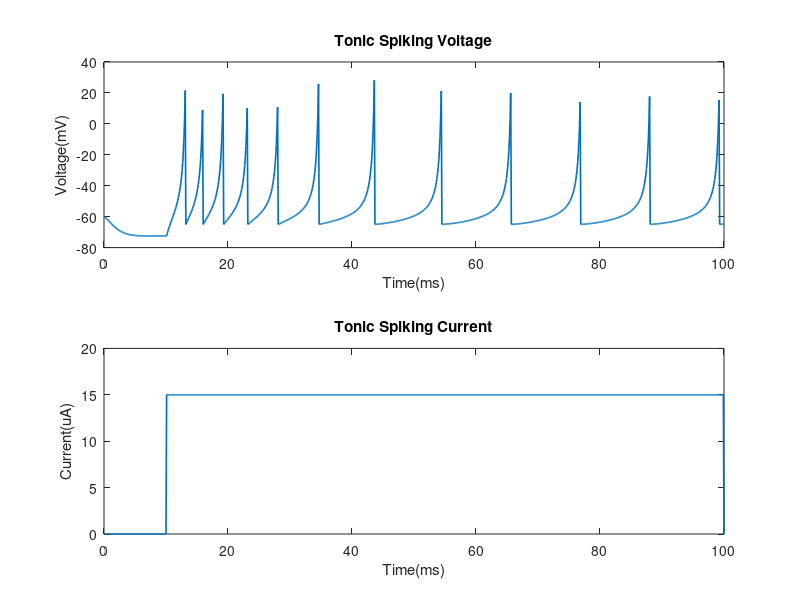
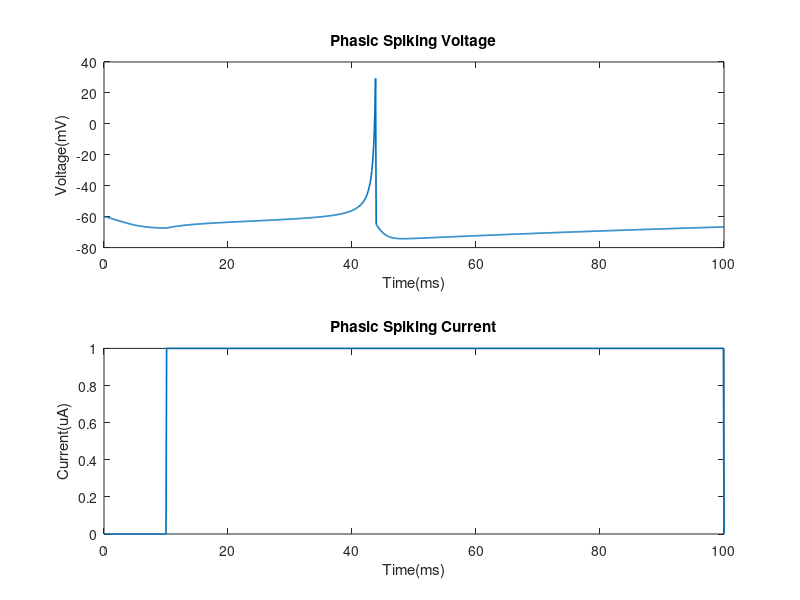
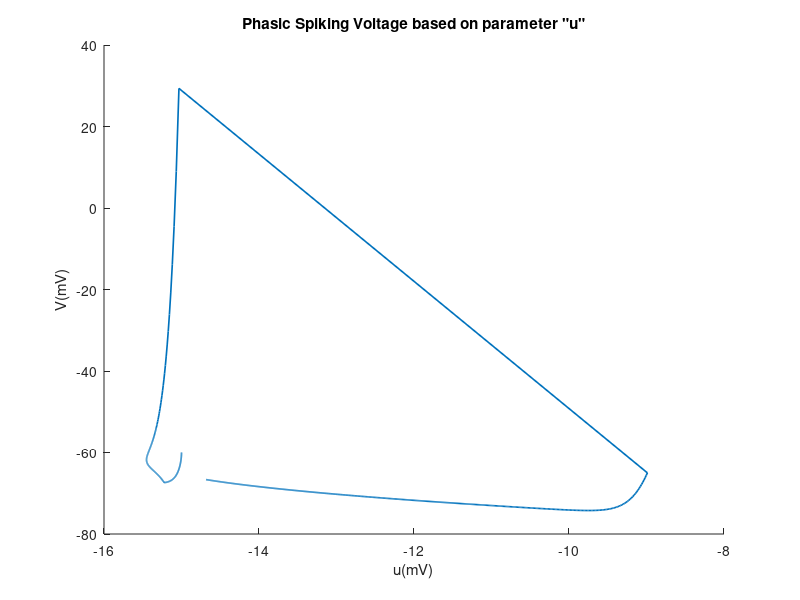
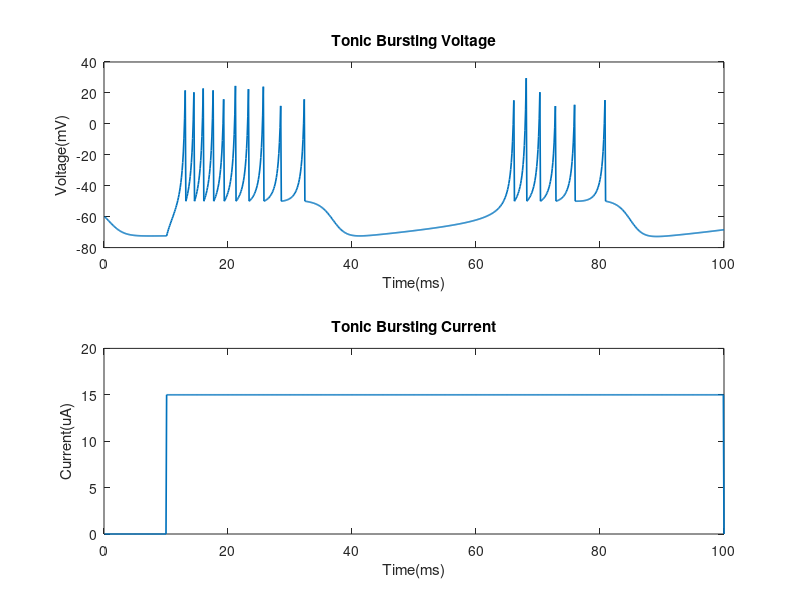

Here is the MATLAB script that generated these plots, in order:
%-------------------------------------------
% Q2_3_1
%-------------------------------------------

dt = 0.1; % Simulation time step
Duration = 100; % Simulation length
T = ceil(Duration/dt);
t = (1:T) * dt; % Simulation time points in ms
a=0.02;
b=0.2;
c=-65;
d=2;
h=15;
vRest = -60;
u=b*vRest;
I = zeros(1,T);
V = zeros(1,T);
V(1)=vRest;
for i = 1:T-1
    if t(i)>10
        I(i)=h;
    end
    dv = dt*(0.04*V(i)^2 +5*V(i) +140 -u + I(i));
    V(i+1) = V(i)+dv;
    du = dt*a*(b*V(i)-u);
    u = u+du;
    
    if V(i+1)>30
        V(i+1)=c;
        u=u+d;
    end 
end

figure
hold on
P1=subplot(2,1,1);
plot(t,V,'LineWidth',1.2);
title('Tonic Spiking Voltage');
xlabel(P1, 'Time(ms)');
ylabel(P1, 'Voltage(mV)');

P2=subplot(2,1,2);
plot(t,I,'LineWidth',1.2);
title('Tonic Spiking Current');
xlabel(P2, 'Time(ms)');
ylabel(P2, 'Current(uA)');
hold off
%}

%-------------------------------------------
% Q2_3_2 & Q2_4
%-------------------------------------------
dt = 0.1; % Simulation time step
Duration = 100; % Simulation length
T = ceil(Duration/dt);
t = (1:T) * dt; % Simulation time points in ms
a=0.02;
b=0.25;
c=-65;
d=6;
h=1;
vRest = -60;
u=zeros(1,T);
u(1)=b*vRest;
I = zeros(1,T);
V = zeros(1,T);

V(1)=vRest;
for i = 1:T-1
    if t(i)>10
        I(i)=h;
    end
    dv = dt*(0.04*V(i)^2 +5*V(i) +140 -u(i) + I(i));
    V(i+1) = V(i)+dv;
    du = dt*a*(b*V(i)-u(i));
    u(i+1) = u(i)+du;
    
    if V(i+1)>30
        V(i+1)=c;
        u(i+1)=u(i+1)+d;
    end 
end

figure
hold on
P1=subplot(2,1,1);
plot(t,V,'LineWidth',1.2);
title('Phasic Spiking Voltage');
xlabel(P1, 'Time(ms)');
ylabel(P1, 'Voltage(mV)');

P2=subplot(2,1,2);
plot(t,I,'LineWidth',1.2);
title('Phasic Spiking Current');
xlabel(P2, 'Time(ms)');
ylabel(P2, 'Current(uA)');
hold off

figure
hold on
plot(u,V,'LineWidth',1.2);
title('Phasic Spiking Voltage based on parameter "u"');
xlabel('u(mV)');
ylabel('V(mV)');
hold off

%-------------------------------------------
% Q2_3_3
%-------------------------------------------
dt = 0.1; % Simulation time step
Duration = 100; % Simulation length
T = ceil(Duration/dt);
t = (1:T) * dt; % Simulation time points in ms
a=0.02;
b=0.2;
c=-50;
d=2;
h=15;
vRest = -60;
u=b*vRest;
I = zeros(1,T);
V = zeros(1,T);
V(1)=vRest;
for i = 1:T-1
    if t(i)>10
        I(i)=h;
    end
    dv = dt*(0.04*V(i)^2 +5*V(i) +140 -u + I(i));
    V(i+1) = V(i)+dv;
    du = dt*a*(b*V(i)-u);
    u = u+du;
    
    if V(i+1)>30
        V(i+1)=c;
        u=u+d;
    end 
end

figure
hold on
P1=subplot(2,1,1);
plot(t,V,'LineWidth',1.2);
title('Tonic Bursting Voltage');
xlabel(P1, 'Time(ms)');
ylabel(P1, 'Voltage(mV)');

P2=subplot(2,1,2);
plot(t,I,'LineWidth',1.2);
title('Tonic Bursting Current');
xlabel(P2, 'Time(ms)');
ylabel(P2, 'Current(uA)');
hold off
%}
%-------------------------------------------
% Q2_3_4
%-------------------------------------------
dt = 0.1; % Simulation time step
Duration = 100; % Simulation length
T = ceil(Duration/dt);
t = (1:T) * dt; % Simulation time points in ms
a=0.02;
b=0.25;
c=-55;
d=0.05;
h=0.6;
vRest = -60;
u=0.27*vRest;
I = zeros(1,T);
V = zeros(1,T);
V(1)=vRest;
for i = 1:T-1
    if t(i)>10
        I(i)=h;
    end
    dv = dt*(0.04*V(i)^2 +5*V(i) +140 -u + I(i));
    V(i+1) = V(i)+dv;
    du = dt*a*(b*V(i)-u);
    u = u+du;
    
    if V(i+1)>30
        V(i+1)=c;
        u=u+d;
    end 
end

figure
hold on
P1=subplot(2,1,1);
plot(t,V,'LineWidth',1.2);
title('Phasic Bursting Voltage');
xlabel(P1, 'Time(ms)');
ylabel(P1, 'Voltage(mV)');

P2=subplot(2,1,2);
plot(t,I,'LineWidth',1.2);
title('Phasic Bursting Current');
xlabel(P2, 'Time(ms)');
ylabel(P2, 'Current(uA)');
hold off
%}

%-------------------------------------------
% Q2_3_5
%-------------------------------------------
dt = 0.1; % Simulation time step
Duration = 300; % Simulation length
T = ceil(Duration/dt);
t = (1:T) * dt; % Simulation time points in ms
a=0.02;
b=0.2;
c=-55;
d=4;
h=10;
vRest = -60;
u=.4*vRest;
I = zeros(1,T);
V = zeros(1,T);
V(1)=vRest;
for i = 1:T-1
    if t(i)>10
        I(i)=h;
    end
    dv = dt*(0.04*V(i)^2 +5*V(i) +140 -u + I(i));
    V(i+1) = V(i)+dv;
    du = dt*a*(b*V(i)-u);
    u = u+du;
    
    if V(i+1)>30
        V(i+1)=c;
        u=u+d;
    end 
end

figure
hold on
P1=subplot(2,1,1);
plot(t,V,'LineWidth',1.2);
title('Mixed Model Voltage');
xlabel(P1, 'Time(ms)');
ylabel(P1, 'Voltage(mV)');

P2=subplot(2,1,2);
plot(t,I,'LineWidth',1.2);
title('Mixed Model Current');
xlabel(P2, 'Time(ms)');
ylabel(P2, 'Current(uA)');
hold off
%}